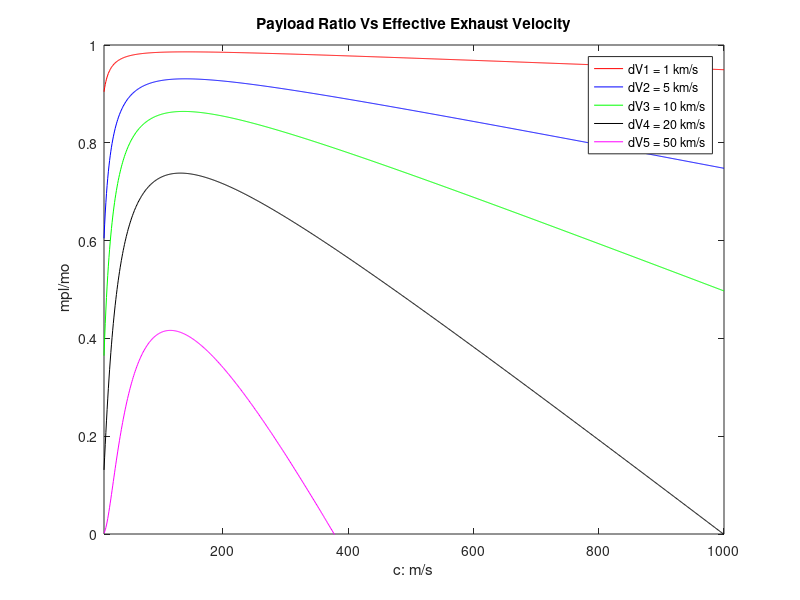

This figure's MATLAB source:

clear
clc

alpha=200
n=0.80
tt=6.307e+7;
vc2 = 2*tt*n*alpha/(1000^2);
c = linspace(10,1000,1000);

dv1 = 1;
dv2 = 5;
dv3 = 10;
dv4 = 20
dv5 = 50;

mplmo1 = zeros(length(c),1);
mplmo2 = zeros(length(c),1);
mplmo3 = zeros(length(c),1);
mplmo4 = zeros(length(c),1);
mplmo5 = zeros(length(c),1);



for i = 1:length(c)
    mplmo1(i) = exp(-dv1/c(i))-(((c(i)^2)/(vc2))*(1-exp(-dv1/c(i))));    
    mplmo2(i) = exp(-dv2/c(i))-(((c(i)^2)/(vc2))*(1-exp(-dv2/c(i))));
    mplmo3(i) = exp(-dv3/c(i))-(((c(i)^2)/(vc2))*(1-exp(-dv3/c(i))));
    mplmo4(i) = exp(-dv4/c(i))-(((c(i)^2)/(vc2))*(1-exp(-dv4/c(i))));
    mplmo5(i) = exp(-dv5/c(i))-(((c(i)^2)/(vc2))*(1-exp(-dv5/c(i))));
   
end
plot(c,mplmo1,'r-',c,mplmo2,'b-',c,mplmo3,'g-',c,mplmo4,'k-',c,mplmo5,'m-');
legend('dV1 = 1 km/s','dV2 = 5 km/s','dV3 = 10 km/s','dV4 = 20 km/s','dV5 = 50 km/s');
xlim([10,1000]);
ylim([0,1]);
xlabel 'c: m/s'
ylabel ' mpl/mo'
title 'Payload Ratio Vs Effective Exhaust Velocity'